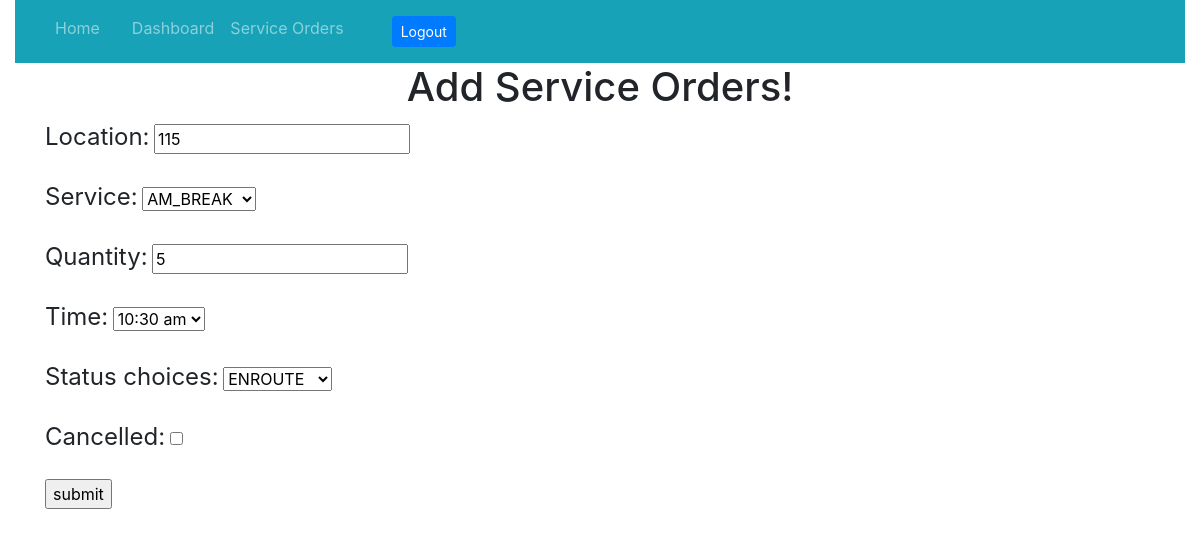
Page /orders/9/ (signed in) on the committed database.
### orders/models.py (models this page shows, shortened)
class Service(models.Model):
	STATUS_CHOICES = (
		('Ready', 'READY'),
		('Stand-by', 'STANDBY'),
		('Enroute', 'ENROUTE'),
		('Delivered', 'DELIVERED')
	)
	SERVICE_CHOICES = (
		('AM Break', 'AM_BREAK'),
		('Breakfast', 'BREAKFAST'),
		('Lunch', 'LUNCH'),
		('PM Break', 'PM_BREAK'),
		('Dinner', 'DINNER'),
		('Popup', 'POPUP')
	)
	TIME_CHOICES = (
		('12:00 am', '12:00 am'),
		('12:30 am', '12:30 am'),
		('1:00 am', '1:00 am'),
		('1:30 am', '1:30 am'),
		('2:00 am', '2:00 am'),
		('2:30 am', '2:30 am'),
		('3:00 am', '3:00 am'),
		('4:00 am', '4:00 am'),
		('4:30 am', '4:30 am'),
		('5:00 am', '5:00 am'),
		('5:30 am', '5:30 am'),
		('6:00 am', '6:00 am'),
		('6:30 am', '6:30 am'),
		('7:00 am', '7:00 am'),
		('7:30 am', '7:30 am'),
		('8:00 am', '8:00 am'),
		('8:30 am', '8:30 am'),
		('9:00 am', '9:00 am'),
		('9:30 am', '9:30 am'),
		('10:00 am', '10:00 am'),
		('10:30 am', '10:30 am'),
		('11:00 am', '11:00 am'),
		('11:30 am', '11:30 am'),
		('12:00 pm', '12:00 pm'),
		('12:30 pm', '12:30 pm'),
		('1:00 pm', '1:00 pm'),
		('1:30 pm', '1:30 pm'),
		('2:00 pm', '2:00 pm'),
		('2:30 pm', '2:30 pm'),
		('3:00 pm', '3:00 pm'),
		('4:00 pm', '4:00 pm'),
		('4:30 pm', '4:30 pm'),
		('5:00 pm', '5:00 pm'),
		('5:30 pm', '5:30 pm'),
		('6:00 pm', '6:00 pm'),
		('6:30 pm', '6:30 pm'),
		('7:00 pm', '7:00 pm'),
		('7:30 pm', '7:30 pm'),
		('8:00 pm', '8:00 pm'),
		('8:30 pm', '8:30 pm'),
		('9:00 pm', '9:00 pm'),
		('9:30 pm', '9:30 pm'),
		('10:00 pm', '10:00 pm'),
		('10:30 pm', '10:30 pm'),
		('11:00 pm', '11:00 pm'),
		('11:30 pm', '11:30 pm'),
	)
	location = models.CharField(max_length=200)
	service = models.CharField(max_length=20, choices=SERVICE_CHOICES, default='AM Break')
	quantity = models.CharField(max_length=200)
	time = models.CharField(max_length=200, choices=TIME_CHOICES, default='10:30 am')
	status_choices = models.CharField(max_length=20, choices=STATUS_CHOICES, default='Stand-by')
	added = models.DateTimeField(auto_now_add=True)
	updated = models.DateTimeField(default=timezone.now())
	office = models.ForeignKey(User, on_delete=models.CASCADE, default=None)
	cancelled = models.BooleanField(default=False)

### orders/views.py (the view)
# urls.py: re_path(r'^(?P<pk>\d+)/$', StatusUpdate.as_view(), name='update'),
class StatusUpdate(UpdateView):
	model = Service
	fields = ['location', 'service', 'quantity', 'time', 'status_choices', 'cancelled']
	success_url = reverse_lazy('orders:orders_view')

### orders/templates/orders/service_form.html (shortened to what this page needs)
{% extends 'base_layout.html' %}
{% block content %}
<div class="container">
	<h1 align="center">Add Service Orders!</h1>
	<form class="form-horizontal" action="{% url 'orders:update' service.pk %}" method="post" enctype="multipart/form-data">
		{{ form.as_p }}
	<input type="submit" value="submit">
	</form>
</div>
{% endblock %}

### orders/static/orders/styles.css (style rules this page uses)
label { font-size: 1.5em; }
body { background: rgba(44, 62, 80, .8); font-family: 'Oswald', 'Futura', sans-serif; }

### rows in the picture
Service: location "115", service "AM_BREAK", quantity "5", time "10:30 am", status_choices "ENROUTE"
